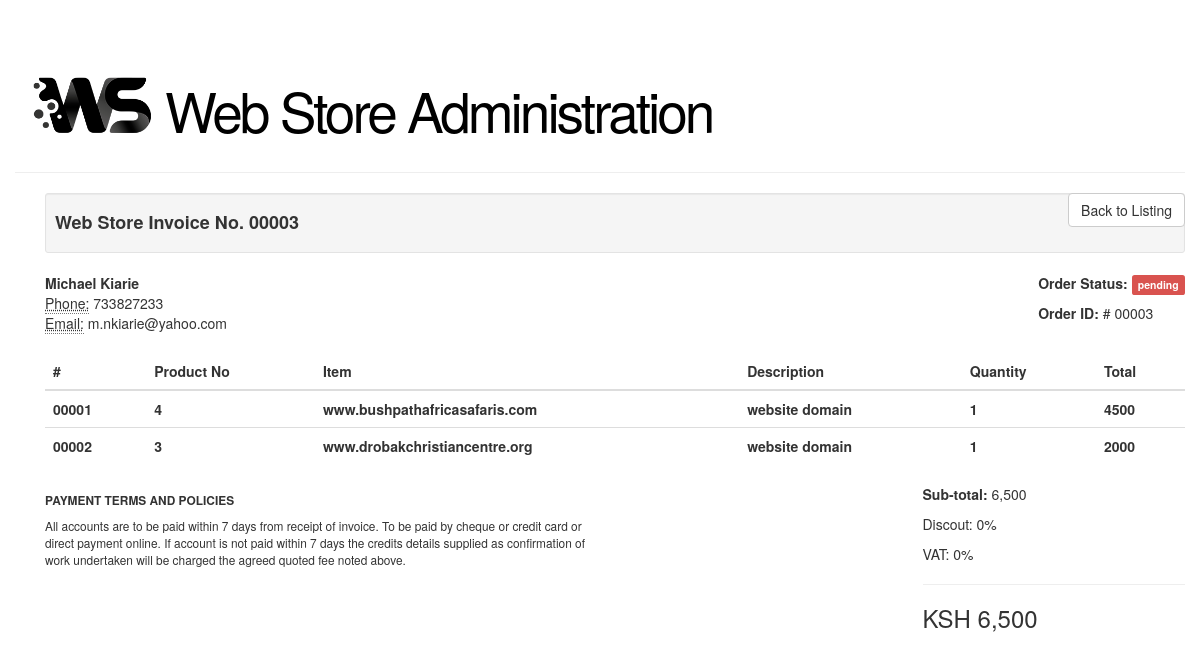
The page /?invoice=3 on the database its author committed.
### tables this page shows
CREATE TABLE IF NOT EXISTS `invoices` (
`id` int(11) NOT NULL,
  `customers_id` int(11) NOT NULL,
  `products` text NOT NULL,
  `total` float NOT NULL,
  `status` varchar(100) NOT NULL
);

CREATE TABLE IF NOT EXISTS `customers` (
`id` int(11) NOT NULL,
  `name` varchar(200) NOT NULL,
  `telephone` varchar(100) NOT NULL,
  `emailaddress` varchar(200) NOT NULL
);

### backend/db/dbconfig.php (called while the page is built)
<?php
return [
    'host' => 'localhost',
    'username' => 'root',
    'password' => '',
    'dbname' => 'sensus'
];

### backend/db/Dbase.php (called while the page is built, shortened)
<?php
class Dbase {
    private $_port;
    public $host;
    public $user;
    public $password;
    public $database;
    public $mysqli = null;
    public function __construct() {
        $this->_port = ini_get('mysqli.default.port');
        $config = require ROOT .DS. 'backend' .DS. 'db' .DS. 'dbconfig.php';
        $this->host = $config['host'];
        $this->user = $config['username'];
        $this->password = $config['password'];
        $this->database = $config['dbname'];
        return $this->connect();
    }
    public function connect() {
        if(!empty($this->host)
                && !empty($this->user)
                && !empty($this->database)
            ){
            $this->mysqli = mysqli_connect($this->host, $this->user, $this->password, $this->database, $this->_port);
            return $this->mysqli;
        }
    }
    public function run($querystr){
        $query = $this->mysqli->query($querystr);
        return $query;
    }
}

### backend/engine/Invoices.php (the view, shortened to what this page needs)
<?php
class Invoices extends WebStore {
	public function Serial($value) {
		return str_pad($value, 5,'0', STR_PAD_LEFT);
	}
	public function Extractor($Products) {
		$data = [substr(substr($Products, 2), 0 , -2)];
		$products = [];
		foreach ($data as $key => $value) {
			$products[] = array_slice(explode('\"',$value), 1, -1);
		}
		$prod = [];
		$keys = array_keys($products);
		for($i = 0; $i < count($products); $i++) {
			foreach($products[$keys[$i]] as $key => $value) {
				if ($value != "," && $value != ']","[' && $value != 'ksh') {
					$prod[] = $value;
				}
			}
		}
		$products = array_chunk($prod, 4);
		$keys = array_keys($products);
		$return = [];
		for($i = 0; $i < count($products); $i++) {
			foreach($products[$keys[$i]] as $key => $value) {
				$return[] = $value;
			}
		}
		return array_chunk($return, 4);
	}
	public function InvoiceTL($value) {
		$Query  = "SELECT * FROM `invoices` WHERE `customers_id` = $value";
		$Result = $this->database->run($Query);
		while($Row = $Result->fetch_assoc()) {
			$stack = $this->Extractor($Row['products']);
			for($i = 0; $i < count($stack); $i++) {
				array_push($stack[$i], 1, $this->Serial($i + 1));
			}
			$stack1 = [];
			for($i = 0; $i < count($stack); $i++) {
				$stack1[$i] = [$stack[$i][5], $stack[$i][0], $stack[$i][1], $stack[$i][2], $stack[$i][4], $stack[$i][3]];
			}
			$return = NULL;
			$keys = array_keys($stack1);
			for($i = 0; $i < count($stack1); $i++) {
				$return .= "<tr>";
				foreach($stack1[$keys[$i]] as $key => $value) {
					if ($value != "," && $value != ']","[') {
						$return .= "<th>" . $value . "</th>";
					}
				}
				$return .= "</tr>";
			}
		}
		return $return;
	}
	public function show() {
		if (isset($_GET['invoice']) && is_numeric($_GET['invoice'])) {
			$Query  = "SELECT * FROM `invoices` WHERE `id` = " . $_GET['invoice'];
			$Result = $this->database->run($Query);
			$totalRecs = $Result->num_rows;
			if($totalRecs == 0) {
				echo "No Data To Display";
			} else {
				$Row     = $Result->fetch_assoc();
				$QueryC  = "SELECT * FROM `customers` WHERE `id` = " . $Row['customers_id'];
				$ResultC = $this->database->run($QueryC);
				$Client  = $ResultC->fetch_assoc();
				$tableData = $this->InvoiceTL($Row['customers_id']);
				echo "
				<div class=\"container\">
					<button class=\"btn btn-default pull-right\" onclick=\"window.history.go(-1)\">Back to Listing</button><div class=\"well well-sm\"><h4><strong>Web Store Invoice No. " . $this->Serial($Row['id']) . "</strong></h4></div><div class=\"row\">
					<div class=\"col-xs-12\">
						<div class=\"pull-left\">
							<address>
								<strong>" . ucwords($Client['name']) . "</strong><br>
								<abbr title=\"Mobile Phone\">Phone:</abbr> " . $Client['telephone'] . "<br/>
								<abbr title=\"Email Address\">Email:</abbr> " . $Client['emailaddress'] . "
							</address>
						</div>
						<div class=\"pull-right\">
							<p class=\"m-t-10\"><strong>Order Status: </strong> <span class=\"label label-danger\">" . $Row['status'] . "</span></p>
							<p class=\"m-t-10\"><strong>Order ID: </strong> # " . $this->Serial($Row['id']) . "</p>
						</div>
					</div>
				</div><div class=\"row\">
				<div class=\"col-xs-12\">
					<div class=\"table-responsive\">
						<table class=\"table m-t-30\">
							<thead class=\"bg-faded\">
								<tr>
									<th>#</th>
									<th>Product No</th>
									<th>Item</th>
									<th>Description</th>
									<th>Quantity</th>
									<th>Total</th>
								</tr>
							</thead>
							<tbody>" . $tableData . "</tbody>
						</table>
					</div>
				</div>
				</div><div class=\"row\">
				<div class=\"col-md-6 col-sm-6 col-xs-6\">
					<div class=\"clearfix m-t-30\">
						<h5 class=\"small text-inverse font-600\"><b>PAYMENT TERMS AND POLICIES</b></h5>
						<small>
							All accounts are to be paid within 7 days from receipt of
							invoice. To be paid by cheque or credit card or direct payment
							online. If account is not paid within 7 days the credits details
							supplied as confirmation of work undertaken will be charged the
							agreed quoted fee noted above.
						</small>
					</div>
				</div>
				<div class=\"col-md-3 col-sm-6 col-xs-6 col-md-offset-3\">
					<p class=\"text-xs-right\"><b>Sub-total:</b> " . number_format($Row['total']) . "</p>
					<p class=\"text-xs-right\">Discout: 0%</p>
					<p class=\"text-xs-right\">VAT: 0%</p>
					<hr>
					<h3 class=\"text-xs-right\">KSH " . number_format($Row['total']) . "</h3>
				</div>
				</div>
				</div>";
			}
		}
	}
}

### rows shown on the page
invoices: id "00003", status "pending", total "6,500"
customers: name "Michael Kiarie", telephone "733827233", emailaddress "m.nkiarie@yahoo.com"

### other values the page prints
$value "00001"
$value "4"
$value "www.bushpathafricasafaris.com"
$value "website domain"
$value "1"
$value "4500"
$value "00002"
$value "3"
$value "www.drobakchristiancentre.org"
$value "2000"
